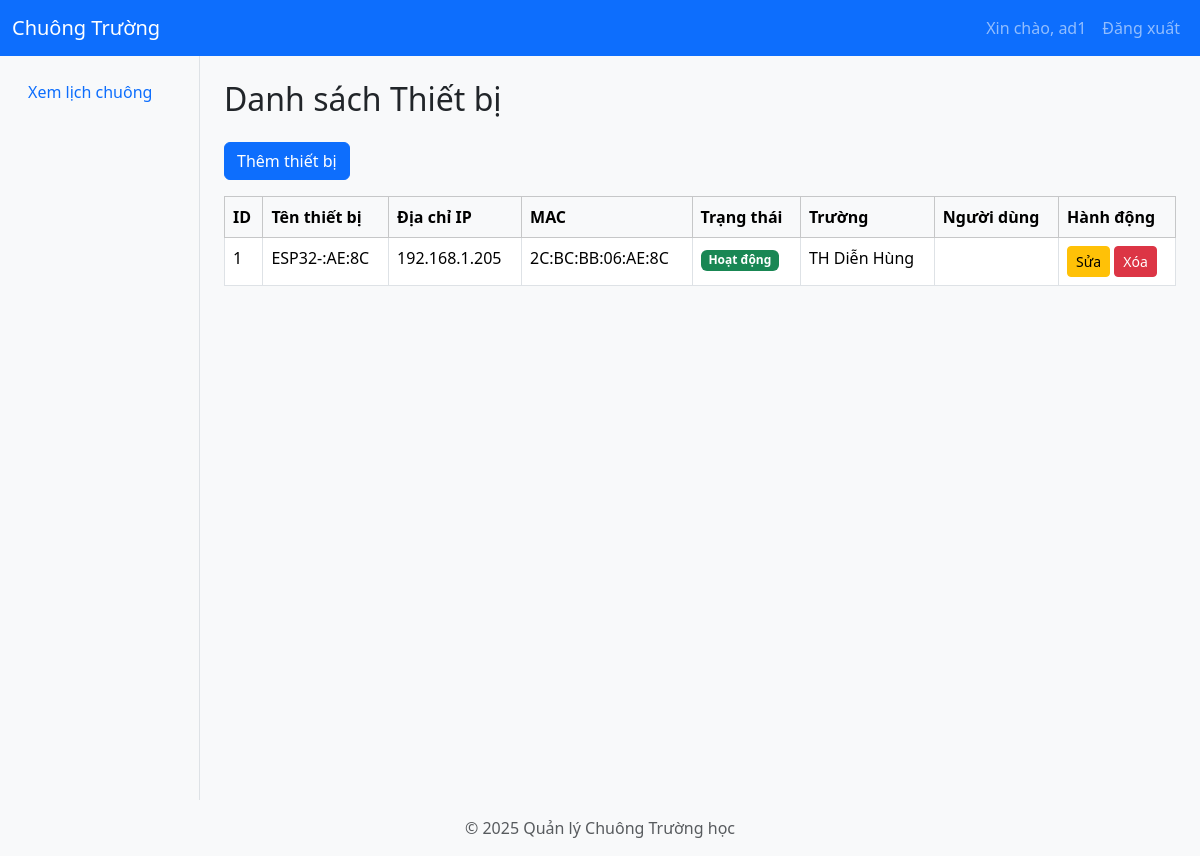
Page /devices (signed in) on the committed database.
### app/models/device.py (models this page shows)
class Device(db.Model):
    __tablename__ = "devices"
    id = db.Column(db.Integer, primary_key=True)
    name = db.Column(db.String(100))
    ip_address = db.Column(db.String(100))
    mac_address = db.Column(db.String(100), unique=True, index=True)
    active = db.Column(db.Boolean, default=False)
    status = db.Column(db.String(50), default="unassigned")  # unassigned, assigned
    last_seen = db.Column(db.DateTime, default=datetime.utcnow)
    school_id = db.Column(db.Integer, db.ForeignKey("schools.id"), nullable=True)
    user_id = db.Column(db.Integer, db.ForeignKey("users.id"), nullable=True)
    school = db.relationship("School", back_populates="devices")
    user = db.relationship("User", back_populates="devices")

### app/models/school.py (models this page shows)
class School(db.Model):
    __tablename__ = "schools"
    id = db.Column(db.Integer, primary_key=True)
    name = db.Column(db.String(100), nullable=False)
    address = db.Column(db.String(200))
    phone = db.Column(db.String(20))
    users = db.relationship("User", back_populates="school", lazy="dynamic")
    devices = db.relationship("Device", back_populates="school", lazy=True)
    disabled_periods = db.relationship(
        "DisabledPeriod",
        back_populates="school",
        lazy=True
    )
    schedules = db.relationship("Schedule", back_populates="school", lazy=True)
    winter_shift = db.relationship(
        "app.models.winter_shift_config.WinterShiftConfig",
        backref="school_winter_shift",
        uselist=False,
        overlaps="winter_shift_config,school"
    )
    winter_shift_config = db.relationship(
        "app.models.winter_shift_config.WinterShiftConfig",
        backref="school_winter_shift_config",
        uselist=False,
        overlaps="school_winter_shift"
    )

### app/routes/device_frontend.py (the view)
@frontend_bp.route('/devices', methods=['GET', 'POST'])
@login_required
def devices_page():
    user = session.get('user')
    if not user:
        flash('Không tìm thấy thông tin người dùng!', 'danger')
        return redirect(url_for('auth.login'))
    devices, schools = get_devices_and_schools()
    return render_template('pages/devices.html', devices=devices, schools=schools)

### app/__init__.py (called while the page is built)
def create_app():
    app = Flask(__name__)
    app.config.from_object('app.config.Config')
    db.init_app(app)
    jwt.init_app(app)
    migrate.init_app(app, db)  # Bind Flask-Migrate to the app and db
    login_manager.init_app(app)  # Initialize Flask-Login
    login_manager.login_view = 'auth.login'  # Set the login view
    @app.context_processor
    def inject_user():
        from flask_login import current_user
        return dict(current_user=current_user)
    from app.utils.jwt_patch import apply_jwt_patch
    apply_jwt_patch()
    from app.routes import register_routes
    register_routes(app)
    def get_day_name(index):
        days = ['Thứ 2', 'Thứ 3', 'Thứ 4', 'Thứ 5', 'Thứ 6', 'Thứ 7', 'Chủ Nhật']
        return days[index]
    app.jinja_env.filters['get_day_name'] = get_day_name
    return app

### app/utils/helpers.py (called while the page is built)
def get_devices_and_schools():
    devices = Device.query.all()
    schools = School.query.all()
    return devices, schools

### app/templates/pages/devices.html (shortened to what this page needs)
{% extends 'layouts/layout.html' %}
{% block content %}
<h2 class="mb-4">Danh sách Thiết bị</h2>
<button class="btn btn-primary mb-3" data-bs-toggle="modal" data-bs-target="#addDeviceModal">Thêm thiết bị</button>
<table class="table table-bordered table-hover">
    <thead class="table-light">
        <tr>
            <th>ID</th>
            <th>Tên thiết bị</th>
            <th>Địa chỉ IP</th>
            <th>MAC</th>
            <th>Trạng thái</th>
            <th>Trường</th>
            <th>Người dùng</th>
            <th>Hành động</th>
        </tr>
    </thead>
    <tbody>
        {% for device in devices %}
        <tr>
            <td>{{ device.id }}</td>
            <td>{{ device.name }}</td>
            <td>{{ device.ip_address }}</td>
            <td>{{ device.mac_address }}</td>
            <td>
                {% if device.active %}
                    <span class="badge bg-success">Hoạt động</span>
                {% else %}
                    <span class="badge bg-secondary">Tạm ngưng</span>
                {% endif %}
            </td>
            <td>{{ device.school.name if device.school else '' }}</td>
            <td>{{ device.user.username if device.user else '' }}</td>
            <td>
                <button class="btn btn-sm btn-warning" data-bs-toggle="modal" data-bs-target="#editDeviceModal{{ device.id }}">Sửa</button>
                <form method="post" action="/devices/delete/{{ device.id }}" style="display:inline;">
                    <button type="submit" class="btn btn-sm btn-danger" onclick="return confirm('Bạn có chắc muốn xóa?')">Xóa</button>
                </form>
            </td>
        </tr>
        {% endfor %}
    </tbody>
</table>
{% endblock %}

### static/css/style.css (style rules this page uses)
body { background-color: #f8f9fa; }

### rows in the picture
Device: id "1", name "ESP32-:AE:8C", ip_address "192.168.1.205", mac_address "2C:BC:BB:06:AE:8C", active "Hoạt động", school "TH Diễn Hùng"

### other values in the picture
{{ session['user']['username'] }} "ad1"
